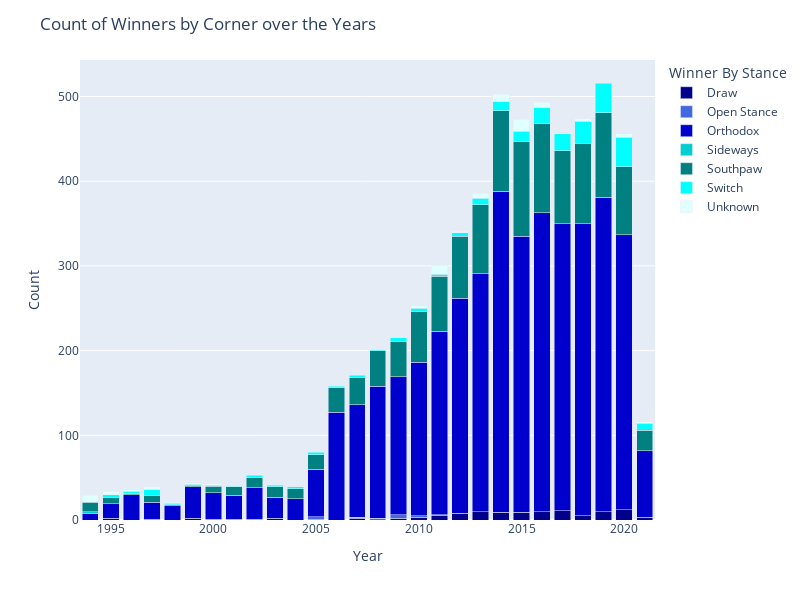

Notebook code cell kept with this figure:
### Code cell
import pandas as pd
import plotly.express as px

# Assuming you have imported the necessary libraries and loaded the 'stance' DataFrame

year = stance.groupby(['Year', 'Winner By Stance']).size().reset_index(name='Count')
pivot_year = year.pivot(index='Year', columns='Winner By Stance', values='Count')

colors = ['red', 'orange', 'yellow', 'lime', 'blue', 'blueviolet', 'purple']

fig = px.bar(pivot_year,
             x=pivot_year.index,
             y=pivot_year.columns,
             barmode='stack',
             color_discrete_map={'Draw':'darkblue',
                                 'Open Stance':'royalblue',
                                 'Orthodox':'mediumblue',
                                 'Sideways':'darkturquoise',
                                 'Southpaw':'teal',
                                 'Switch':'cyan',
                                 'Unknown':'lightcyan'
                                 }
             )

fig.update_layout(width=800, height=600,
                  xaxis_title='Year',
                  yaxis_title='Count',
                  title='Count of Winners by Corner over the Years')

fig.show()

### Figure 1 — Plotly figure (JSON) as saved in the notebook; plotly's stock layout.template omitted (floating-point values rounded to 4 significant figures)
{"data": [{"alignmentgroup": "True", "hovertemplate": "Winner By Stance=Draw<br>Year=%{x}<br>value=%{y}<extra></extra>", "legendgroup": "Draw", "marker": {"color": "darkblue", "pattern": {"shape": ""}}, "name": "Draw", "offsetgroup": "Draw", "orientation": "v", "showlegend": true, "textposition": "auto", "type": "bar", "x": [1994, 1995, 1996, 1997, 1998, 1999, 2000, 2001, 2002, 2003, 2004, 2005, 2006, 2007, 2008, 2009, 2010, 2011, 2012, 2013, 2014, 2015, 2016, 2017, 2018, 2019, 2020, 2021], "xaxis": "x", "y": [null, 2, null, 1, null, 2, 1, 1, 1, 2, null, 1, null, 2, null, 2, 3, 5, 8, 10, 9, 9, 10, 11, 5, 10, 12, 3], "yaxis": "y"}, {"alignmentgroup": "True", "hovertemplate": "Winner By Stance=Open Stance<br>Year=%{x}<br>value=%{y}<extra></extra>", "legendgroup": "Open Stance", "marker": {"color": "royalblue", "pattern": {"shape": ""}}, "name": "Open Stance", "offsetgroup": "Open Stance", "orientation": "v", "showlegend": true, "textposition": "auto", "type": "bar", "x": [1994, 1995, 1996, 1997, 1998, 1999, 2000, 2001, 2002, 2003, 2004, 2005, 2006, 2007, 2008, 2009, 2010, 2011, 2012, 2013, 2014, 2015, 2016, 2017, 2018, 2019, 2020, 2021], "xaxis": "x", "y": [null, null, null, null, null, null, null, null, null, null, null, 3, null, 1, 2, 4, 2, 1, null, null, null, null, null, null, null, null, null, null], "yaxis": "y"}, {"alignmentgroup": "True", "hovertemplate": "Winner By Stance=Orthodox<br>Year=%{x}<br>value=%{y}<extra></extra>", "legendgroup": "Orthodox", "marker": {"color": "mediumblue", "pattern": {"shape": ""}}, "name": "Orthodox", "offsetgroup": "Orthodox", "orientation": "v", "showlegend": true, "textposition": "auto", "type": "bar", "x": [1994, 1995, 1996, 1997, 1998, 1999, 2000, 2001, 2002, 2003, 2004, 2005, 2006, 2007, 2008, 2009, 2010, 2011, 2012, 2013, 2014, 2015, 2016, 2017, 2018, 2019, 2020, 2021], "xaxis": "x", "y": [8, 17, 30, 20, 17, 37, 31, 28, 37, 25, 25, 56, 127, 133, 156, 163, 181, 217, 254, 281, 379, 326, 353, 339, 345, 371, 325, 79], "yaxis": "y"}, {"alignmentgroup": "True", "hovertemplate": "Winner By Stance=Sideways<br>Year=%{x}<br>value=%{y}<extra></extra>", "legendgroup": "Sideways", "marker": {"color": "darkturquoise", "pattern": {"shape": ""}}, "name": "Sideways", "offsetgroup": "Sideways", "orientation": "v", "showlegend": true, "textposition": "auto", "type": "bar", "x": [1994, 1995, 1996, 1997, 1998, 1999, 2000, 2001, 2002, 2003, 2004, 2005, 2006, 2007, 2008, 2009, 2010, 2011, 2012, 2013, 2014, 2015, 2016, 2017, 2018, 2019, 2020, 2021], "xaxis": "x", "y": [2, null, null, null, null, null, null, null, null, null, null, null, null, null, null, null, null, null, null, null, null, null, null, null, null, null, null, null], "yaxis": "y"}, {"alignmentgroup": "True", "hovertemplate": "Winner By Stance=Southpaw<br>Year=%{x}<br>value=%{y}<extra></extra>", "legendgroup": "Southpaw", "marker": {"color": "teal", "pattern": {"shape": ""}}, "name": "Southpaw", "offsetgroup": "Southpaw", "orientation": "v", "showlegend": true, "textposition": "auto", "type": "bar", "x": [1994, 1995, 1996, 1997, 1998, 1999, 2000, 2001, 2002, 2003, 2004, 2005, 2006, 2007, 2008, 2009, 2010, 2011, 2012, 2013, 2014, 2015, 2016, 2017, 2018, 2019, 2020, 2021], "xaxis": "x", "y": [11, 8, 1, 8, 1, 2, 8, 10, 12, 12, 12, 17, 29, 32, 42, 42, 60, 65, 73, 81, 95, 112, 105, 86, 95, 100, 80, 24], "yaxis": "y"}, {"alignmentgroup": "True", "hovertemplate": "Winner By Stance=Switch<br>Year=%{x}<br>value=%{y}<extra></extra>", "legendgroup": "Switch", "marker": {"color": "cyan", "pattern": {"shape": ""}}, "name": "Switch", "offsetgroup": "Switch", "orientation": "v", "showlegend": true, "textposition": "auto", "type": "bar", "x": [1994, 1995, 1996, 1997, 1998, 1999, 2000, 2001, 2002, 2003, 2004, 2005, 2006, 2007, 2008, 2009, 2010, 2011, 2012, 2013, 2014, 2015, 2016, 2017, 2018, 2019, 2020, 2021], "xaxis": "x", "y": [null, 3, 3, 7, 2, 1, 1, 1, 3, 2, 2, 3, 2, 3, 1, 4, 4, 2, 4, 8, 11, 12, 19, 20, 26, 35, 35, 8], "yaxis": "y"}, {"alignmentgroup": "True", "hovertemplate": "Winner By Stance=Unknown<br>Year=%{x}<br>value=%{y}<extra></extra>", "legendgroup": "Unknown", "marker": {"color": "lightcyan", "pattern": {"shape": ""}}, "name": "Unknown", "offsetgroup": "Unknown", "orientation": "v", "showlegend": true, "textposition": "auto", "type": "bar", "x": [1994, 1995, 1996, 1997, 1998, 1999, 2000, 2001, 2002, 2003, 2004, 2005, 2006, 2007, 2008, 2009, 2010, 2011, 2012, 2013, 2014, 2015, 2016, 2017, 2018, 2019, 2020, 2021], "xaxis": "x", "y": [8, 4, 2, 3, 1, 2, 2, null, null, null, null, null, null, null, null, null, 3, 10, 2, 6, 9, 14, 6, 1, 3, null, 4, 2], "yaxis": "y"}], "layout": {"barmode": "stack", "height": 600, "legend": {"title": {"text": "Winner By Stance"}, "tracegroupgap": 0}, "margin": {"t": 60}, "title": {"text": "Count of Winners by Corner over the Years"}, "width": 800, "xaxis": {"anchor": "y", "domain": [0, 1], "title": {"text": "Year"}}, "yaxis": {"anchor": "x", "domain": [0, 1], "title": {"text": "Count"}}}}
